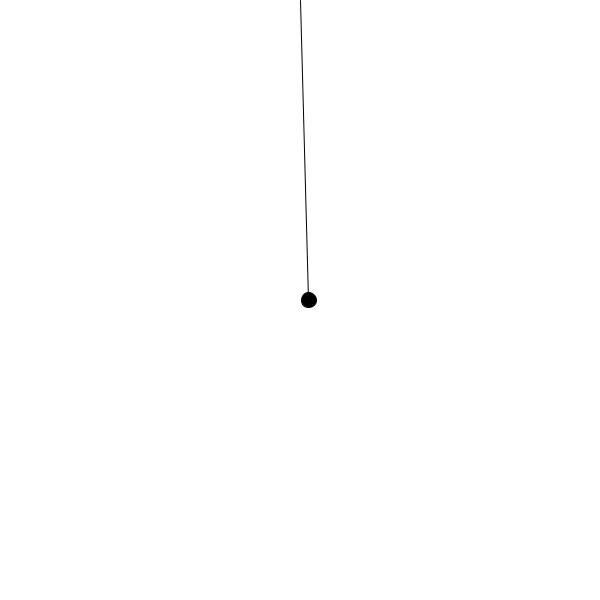
Frame 1 (no input)
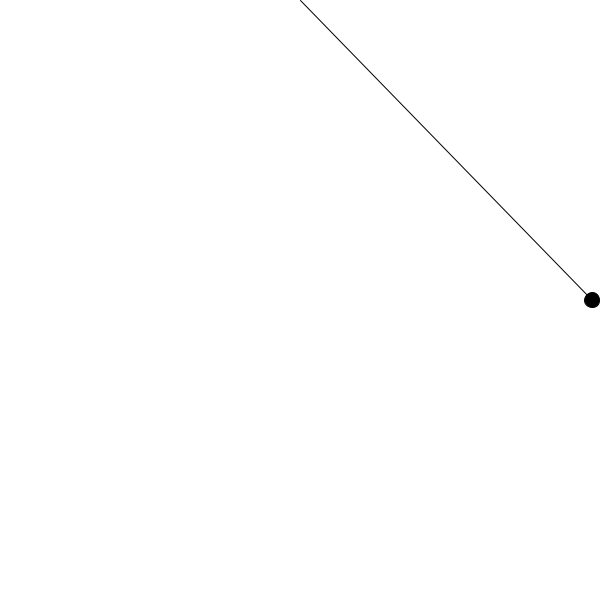
Frame 60 (the mouse pressed at the canvas centre just before this capture)
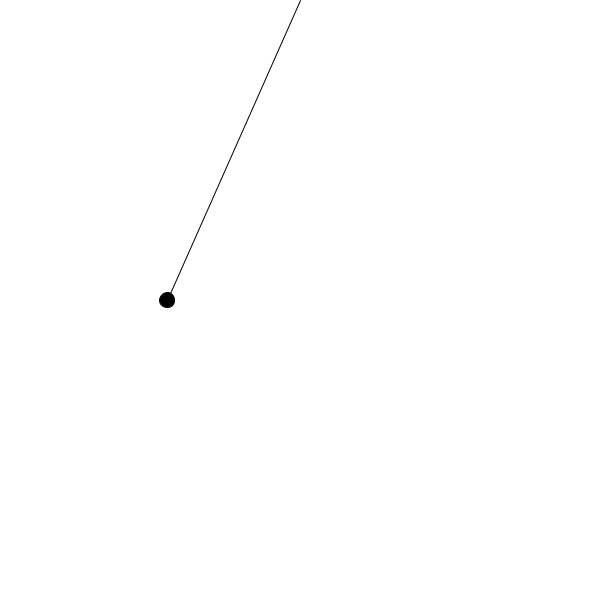
Frame 120 (the mouse held since frame 60 and released just before this capture)

The Processing sketch that drew these frames (run headless with seeded random() and noise(); from frame 60 on, the mouse is pressed at the canvas centre):

// Processing sketch: oscillation
// ── oscillation.pde
//Dan Schellenberg
//Nov 30, 2015

float x, y;
float diam = 15;
float theta;

void setup() {
  size(600,600);
  y = height/2;
  theta = 0;
}

void draw() {
  background(255);
  theta += 0.03;
  
  //thinking about the math...
  //x = (sin(theta) + 1) * width/2;
  
  //using map() to make the math easier
  x = map(sin(theta), -1, 1, 0, width);
  //y = map(sin(theta), -1, 1, 0, height);
  
  
  //draw ellipse
  fill(0);
  stroke(0);
  line(x,y, width/2, 0);
  ellipse(x, y, diam, diam);
}
